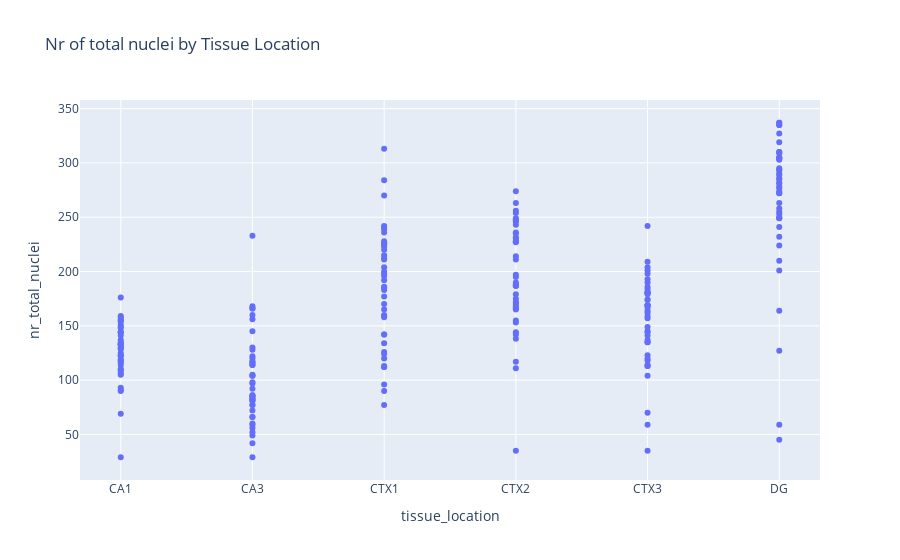

Notebook code cell kept with this figure:
### Code cell
# Create the plot
fig = px.scatter(df, x='tissue_location', y='nr_total_nuclei',
                 hover_data=['sample_id','index'], title='Nr of total nuclei by Tissue Location')

# Show the plot
fig.show()

### Figure 1 — Plotly figure (JSON) as saved in the notebook; plotly's stock layout.template omitted (floating-point values rounded to 4 significant figures; data arrays with more than 128 entries replaced by an {"elided": "..."} marker saying what was removed)
{"data": [{"customdata": {"elided": "252x2 mixed values"}, "hovertemplate": "tissue_location=%{x}<br>nr_total_nuclei=%{y}<br>sample_id=%{customdata[0]}<br>index=%{customdata[1]}<extra></extra>", "legendgroup": "", "marker": {"color": "#636efa", "symbol": "circle"}, "mode": "markers", "name": "", "orientation": "v", "showlegend": false, "type": "scatter", "x": {"elided": "252 str values"}, "xaxis": "x", "y": {"elided": "252 int values"}, "yaxis": "y"}], "layout": {"legend": {"tracegroupgap": 0}, "title": {"text": "Nr of total nuclei by Tissue Location"}, "xaxis": {"anchor": "y", "domain": [0, 1], "title": {"text": "tissue_location"}}, "yaxis": {"anchor": "x", "domain": [0, 1], "title": {"text": "nr_total_nuclei"}}}}
